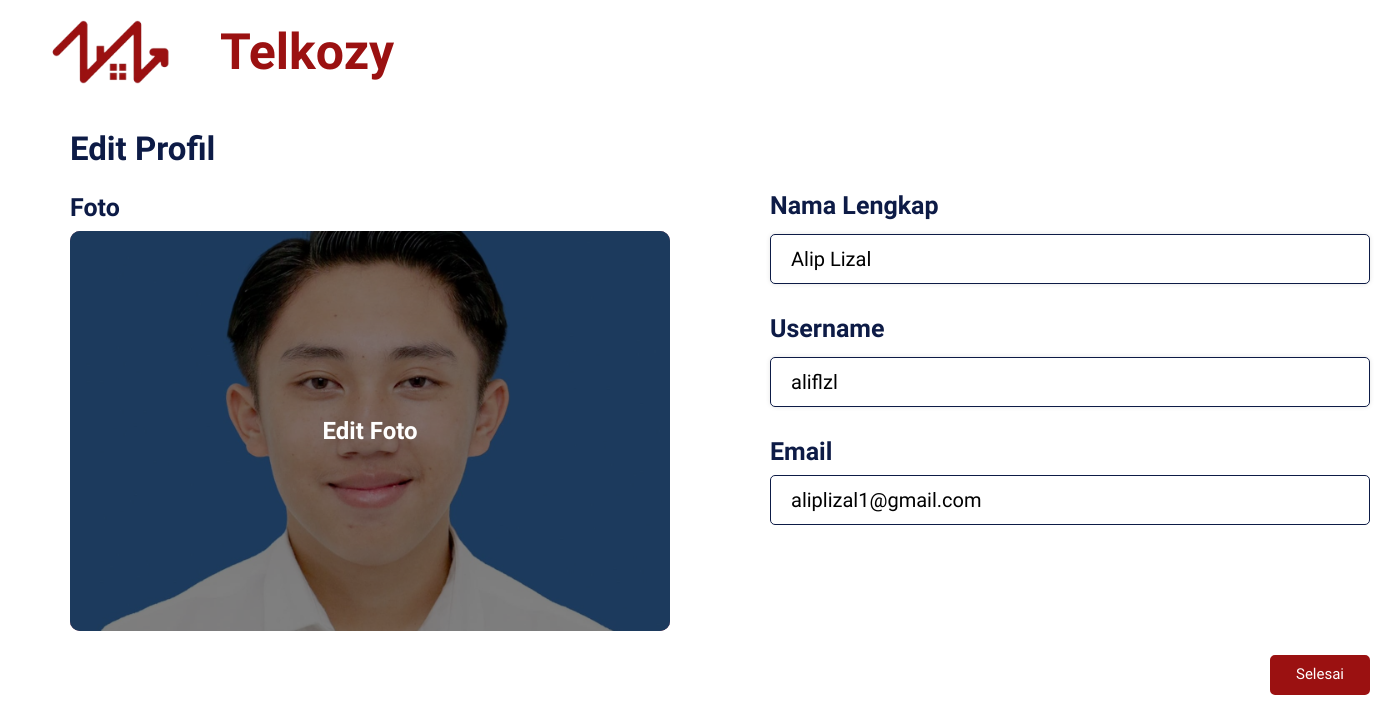
The page /edit_profil_pemilik.php?id=29 on the database its author committed.
### tables this page shows
CREATE TABLE `akun` (
  `id_akun` int(11) NOT NULL,
  `nama_lengkap` varchar(100) NOT NULL,
  `username` varchar(20) NOT NULL,
  `email` varchar(100) NOT NULL,
  `foto_profil` varchar(255) DEFAULT NULL,
  `password` varchar(255) NOT NULL,
  `role` int(11) NOT NULL,
  `reset_token_hash` varchar(64) DEFAULT NULL,
  `reset_token_expires_at` datetime DEFAULT NULL
);

### edit_profil_pemilik.php (the view, shortened to what this page needs)
<?php
require_once 'koneksi.php';
$id = mysqli_real_escape_string($conn, $_GET['id']);
$sql = "SELECT id_akun, nama_lengkap, username, email, foto_profil FROM akun WHERE id_akun = '$id'";
$result = mysqli_query($conn, $sql);
$data = mysqli_fetch_assoc($result);
if (isset($_SESSION['foto_profil_baru'])) {
    $foto_profil = $_SESSION['foto_profil_baru'];
} else {
    $foto_profil = $data['foto_profil'];
}
?>
<!DOCTYPE html>
<html lang="en">
<head>
    <link rel="stylesheet" href="src/style.css" />
    <link href="https://stackpath.bootstrapcdn.com/bootstrap/4.5.2/css/bootstrap.min.css" rel="stylesheet" />
</head>
<body style="font-family: 'Baloo 2', cursive;">
    <header>
        <img class="logo" src="src/img/logo.png" alt="TELKOZY" />
        <h1 class="telkozy">Telkozy</h1>
    </header>
    <div class="container-edit-profil">
        <div class="edit-foto">
            <h1 style="margin: 0px auto; margin: 25px 0px; font-weight: 700; font-size: 33px;">Edit Profil</h1>
            <h2 style="font-weight: 600;">Foto</h2>
            <div class="image-container" data-toggle="modal" data-target="#editPhotoModal">
                <img src="src/img/profil/<?= $foto_profil; ?>" alt="" id="profileImage">
                <div class="overlay">
                    <div class="text">Edit Foto</div>
                </div>
            </div>
        </div>
        <div class="identitas-edit">
            <form action="proses_edit_profil_pemilik.php?id=<?= $data['id_akun']; ?>" method="post">
                <label for="nama_lengkap">
                    <h2 style="font-weight: 600;">Nama Lengkap</h2>
                </label> <br>
                <input type="text" name="nama_lengkap" id="nama_lengkap" value="<?= htmlspecialchars($data['nama_lengkap']); ?>"> <br>
                <label for="username">
                    <h2 style="font-weight: 600;">Username</h2>
                </label> <br>
                <input type="text" name="username" id="username" value="<?= htmlspecialchars($data['username']); ?>"> <br>
                <label for="email">
                    <h2 style="font-weight: 600;">Email</h2>
                </label><br>
                <input type="email" name="email" id="email" value="<?= htmlspecialchars($data['email']); ?>"> <br>
                <button type="submit">Selesai</button>
            </form>
        </div>
    </div>
</body>
</html>

### src/style.css (style rules this page uses)
header { display: flex !important; align-items: center !important; }
body { padding: 0; margin: 0; font-family: 'Baloo 2', sans-serif !important; }
.logo { width: 120px; margin: 20px 50px 20px 50px; }
.telkozy { font-size: 50px; color: #9B1111; font-weight: 800; margin: 0px; align-items: center; justify-content: center; }
label { font-weight: bold; }
input[type="text"] { width: calc(50% - 10px); padding: 10px; margin: 5px 0; border: 1px solid #ddd; border-radius: 5px; box-shadow: 0px 0px 5px 0px rgba(0,0,0,0.1); }
.container-edit-profil { color: #0D1B46; margin-right: 50px; margin-left: 70px; display: flex; }
.container-edit-profil h2 { font-size: 25px; margin: 0px auto; }
.image-container { position: relative; width: 600px; height: 400px; margin-top: 8px; background-color: #9B1111; border-radius: 10px; }
.image-container img { width: 100%; height: 100%; object-fit: cover; border-radius: 10px; }
.overlay { position: absolute; top: 0; left: 0; right: 0; bottom: 0; background-color: rgba(0, 0, 0, 0.5); border-radius: 10px; display: flex; justify-content: center; align-items: center; opacity: 1; }
.overlay .text { color: white; font-size: 24px; font-weight: bold; }
.identitas-edit input { padding-left: 20px; width: 600px; height: 50px; margin-bottom: 30px; border-radius: 5px; border: 1px solid #0D1B46; font-size: 20px; }
.identitas-edit { margin-right: 50px; margin-left: 100px; margin-top: 87px; }
.identitas-edit button { border: 2px solid #9B1111; color: white; border-radius: 5px; background-color: #9B1111; font-size: 15px; margin-left: 5px; width: 100px; height: 40px; margin-top: 100px; margin-left: 500px; }

### rows shown on the page
akun: foto_profil (picture), nama_lengkap "Alip Lizal", username "aliflzl", email "aliplizal1@gmail.com"
